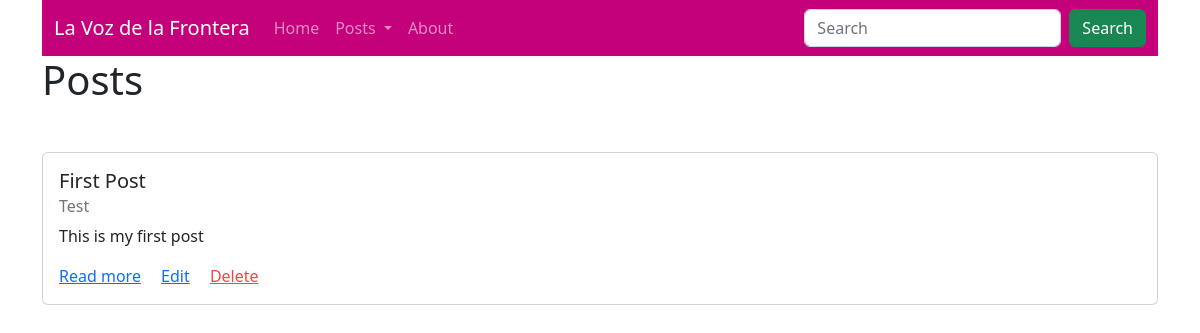
The app's page /posts/, older data.
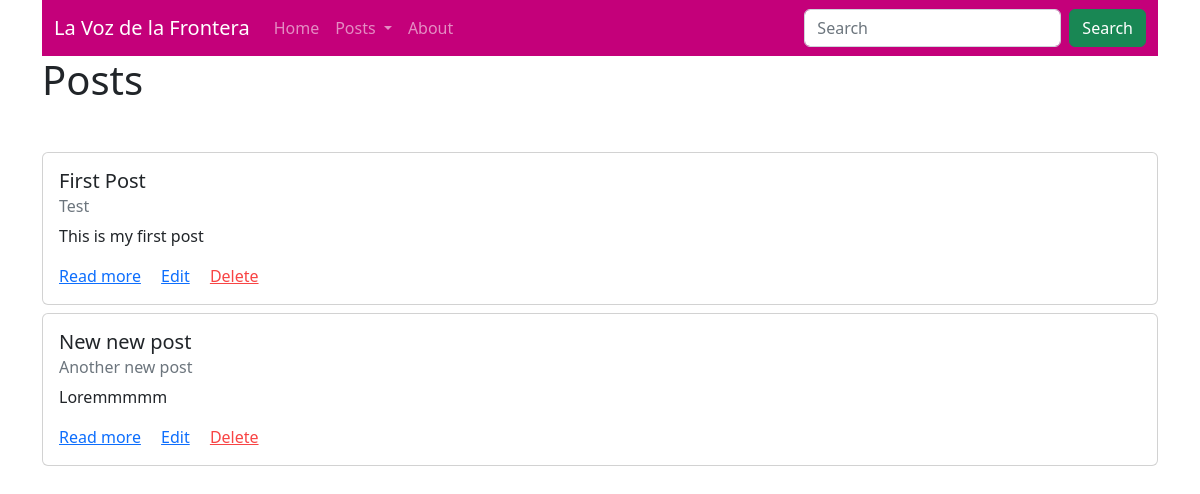
The same page, newer data.
### posts/models.py (models this page shows, shortened)
class Post(models.Model):
    title = models.CharField(max_length=256)
    subtitle = models.CharField(max_length=256)
    author = models.ForeignKey(
        get_user_model(),
        on_delete=models.CASCADE
    )
    body = models.TextField()
    created_on = models.DateTimeField(auto_now_add=True)

### posts/views.py (the view)
# urls.py: path('', PostListView.as_view(), name="list"),
class PostListView(ListView):
    template_name: str = "posts/list.html"
    model = Post

### templates/posts/list.html (shortened to what this page needs)
{% extends 'base.html' %}
{% block content %}
<h1>Posts</h1>
<div class="blank"></div>
{% for post in post_list %}
<div class="card mb-2" style="width: 100%;">
    <div class="card-body">
      <h5 class="card-title">{{ post.title }}</h5>
      <h6 class="card-subtitle mb-2 text-muted">{{ post.subtitle }}</h6>
      <p class="card-text">{{ post.body }}</p>
      <a href="{% url 'detail' post.id %}" class="card-link">Read more</a>
      <a href="{% url 'edit' post.id %}" class="card-link">Edit</a>
      <a href="{% url 'delete' post.id %}" class="card-link" style="color: #f84444;">Delete</a>
    </div>
</div>
{% endfor %}
{% endblock content %}

### templates/base.html (shortened to what this page needs)
{% load static %}
<!DOCTYPE html>
<html lang="en">
<head>
    <link href="https://cdn.jsdelivr.net/npm/bootstrap@5.2.1/dist/css/bootstrap.min.css" rel="stylesheet">
    <link rel="stylesheet" href="{% static 'css/base.css' %}">
</head>
<body>
    <div class="container">
        <nav class="navbar navbar-expand-lg navbar-dark">
            <div class="container-fluid">
                <a class="navbar-brand" href="{% url 'home' %}">La Voz de la Frontera</a>
                <div class="collapse navbar-collapse" id="navbarSupportedContent">
                    <ul class="navbar-nav me-auto mb-2 mb-lg-0">
                        <li class="nav-item">
                            <a class="nav-link" href="{% url 'home' %}">Home</a>
                        </li>
                        <li class="nav-item dropdown">
                            <a class="nav-link dropdown-toggle" href="#" role="button" data-bs-toggle="dropdown" aria-expanded="false">
                            Posts
                            </a>
                        </li>
                        <li class="nav-item">
                            <a class="nav-link" href="{% url 'about' %}">About</a>
                        </li>
                    </ul>
                    <form class="d-flex" role="search">
                    <input class="form-control me-2" type="search" placeholder="Search" aria-label="Search">
                    <button class="btn btn-success" type="submit">Search</button>
                    </form>
                </div>
            </div>
        </nav>
    </div>
    <div class="container">
        {% block content %}
        {% endblock content %}
    </div>
</body>
</html>

### static/css/base.css (style rules this page uses)
.navbar { background-color: #c4007a !important; }
div.blank { height: 5vh; }

Row changes from the older to the newer data that the page shows:
added Post: title "New new post", subtitle "Another new post", body "Loremmmmm"
